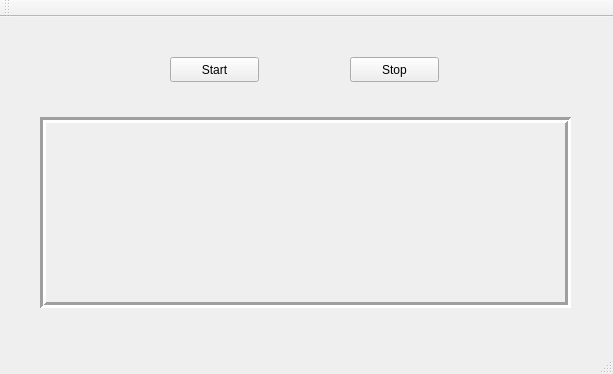
<?xml version="1.0" encoding="UTF-8"?>
<ui version="4.0">
 <class>server</class>
 <widget class="QMainWindow" name="server">
  <property name="geometry">
   <rect>
    <x>0</x>
    <y>0</y>
    <width>613</width>
    <height>374</height>
   </rect>
  </property>
  <property name="windowTitle">
   <string>server</string>
  </property>
  <widget class="QWidget" name="centralWidget">
   <widget class="QPushButton" name="startBtn">
    <property name="geometry">
     <rect>
      <x>170</x>
      <y>40</y>
      <width>89</width>
      <height>25</height>
     </rect>
    </property>
    <property name="text">
     <string>Start</string>
    </property>
   </widget>
   <widget class="QPushButton" name="stopBtn">
    <property name="geometry">
     <rect>
      <x>350</x>
      <y>40</y>
      <width>89</width>
      <height>25</height>
     </rect>
    </property>
    <property name="text">
     <string>Stop</string>
    </property>
   </widget>
   <widget class="QScrollArea" name="scrollArea">
    <property name="geometry">
     <rect>
      <x>40</x>
      <y>100</y>
      <width>531</width>
      <height>191</height>
     </rect>
    </property>
    <property name="frameShape">
     <enum>QFrame::Box</enum>
    </property>
    <property name="lineWidth">
     <number>3</number>
    </property>
    <property name="widgetResizable">
     <bool>true</bool>
    </property>
    <widget class="QWidget" name="scrollAreaWidgetContents">
     <property name="geometry">
      <rect>
       <x>0</x>
       <y>0</y>
       <width>519</width>
       <height>179</height>
      </rect>
     </property>
     <layout class="QVBoxLayout" name="verticalLayout">
      <property name="spacing">
       <number>0</number>
      </property>
      <property name="leftMargin">
       <number>0</number>
      </property>
      <property name="topMargin">
       <number>0</number>
      </property>
      <property name="rightMargin">
       <number>0</number>
      </property>
      <property name="bottomMargin">
       <number>0</number>
      </property>
      <item>
       <widget class="QLabel" name="displayLbl">
        <property name="frameShape">
         <enum>QFrame::NoFrame</enum>
        </property>
        <property name="lineWidth">
         <number>3</number>
        </property>
        <property name="text">
         <string/>
        </property>
        <property name="scaledContents">
         <bool>false</bool>
        </property>
       </widget>
      </item>
     </layout>
    </widget>
   </widget>
  </widget>
  <widget class="QMenuBar" name="menuBar">
   <property name="geometry">
    <rect>
     <x>0</x>
     <y>0</y>
     <width>613</width>
     <height>22</height>
    </rect>
   </property>
  </widget>
  <widget class="QToolBar" name="mainToolBar">
   <attribute name="toolBarArea">
    <enum>TopToolBarArea</enum>
   </attribute>
   <attribute name="toolBarBreak">
    <bool>false</bool>
   </attribute>
  </widget>
  <widget class="QStatusBar" name="statusBar"/>
 </widget>
 <layoutdefault spacing="6" margin="11"/>
 <resources/>
 <connections/>
</ui>
